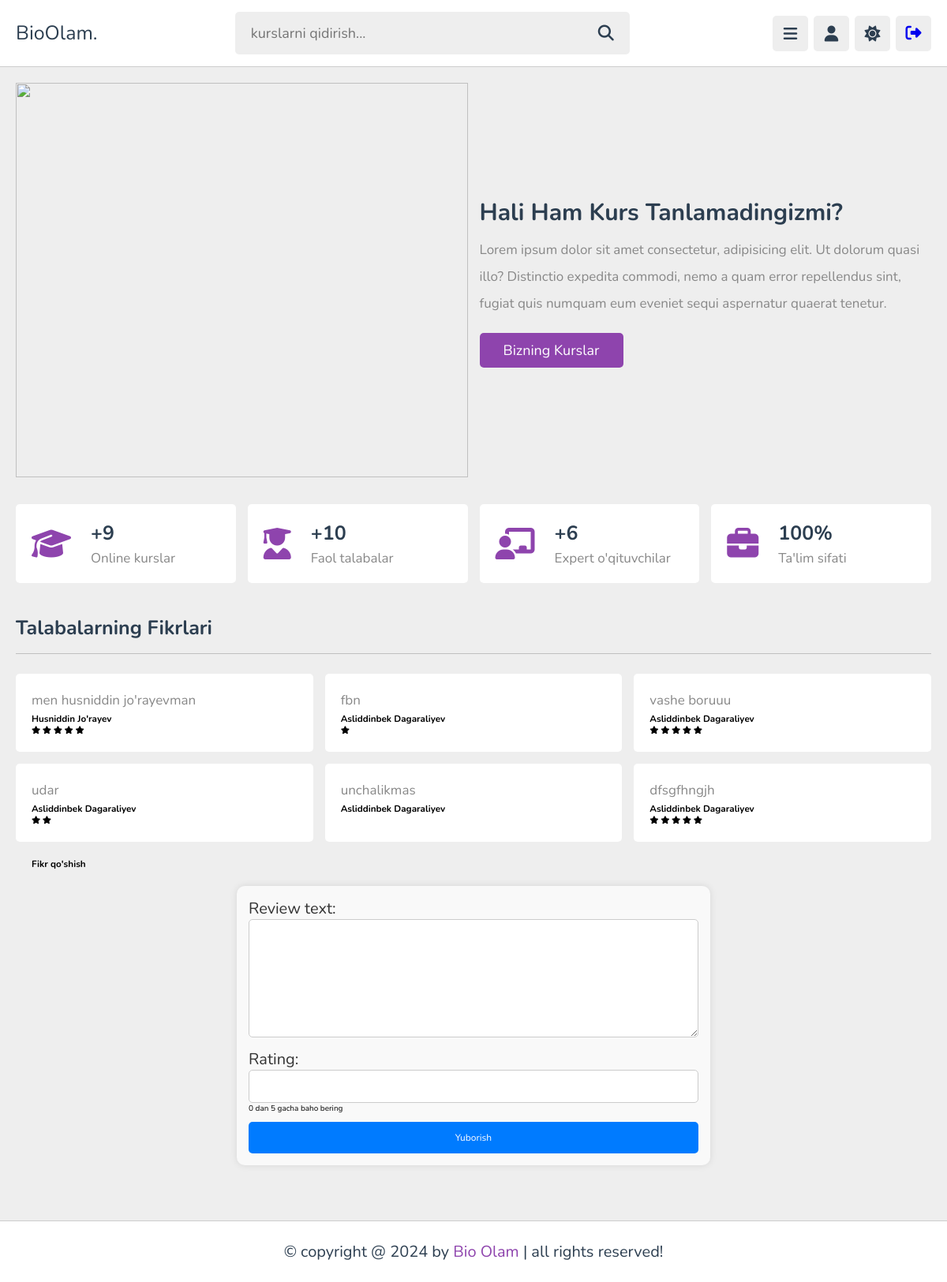
The page /about/ (signed in) on the database its author committed.
### users/models.py (models this page shows, shortened)
class Review(models.Model):
    user = models.ForeignKey(User, on_delete=models.CASCADE, related_name='reviews')
    review_text = models.TextField()
    rating = models.PositiveSmallIntegerField(
        help_text="0 dan 5 gacha baho bering"
    )
    created_at = models.DateTimeField(auto_now_add=True)

### pages/views.py (the view)
# urls.py: path('about/', about_page, name='about_page'),
def about_page(request):
    subcategory_count = Subcategory.objects.count()
    users_count = User.objects.count()
    teachers_count = Teachers.objects.count()
    reviews = Review.objects.all().order_by('-created_at')[:6]
    if request.method == 'POST':
        if request.user.is_authenticated:  # Foydalanuvchining login qilganligini tekshiramiz
            form = ReviewForm(request.POST)
            if form.is_valid():
                review = form.save(commit=False)
                review.user = request.user
                review.save()
                messages.success(request, "Sharhingiz muvaffaqiyatli qo'shildi!")
                return redirect('about_page')
        else:
            messages.error(request, "Sharh qoldirish uchun avval saytga kirishingiz kerak.")
            return redirect('login')  # Foydalanuvchini login sahifasiga yo'naltiramiz
    else:
        form = ReviewForm()
    star_range = range(1, 6)
    context = {
        'subcategory_count': subcategory_count,
        'users_count': users_count,
        'teachers_count': teachers_count,
        'reviews': reviews,
        'form': form,
        'star_range': star_range,  # Bu ro'yxatni templatega uzatamiz
    }
    return render(request, 'side_bar/about.html', context)

### users/forms.py
class ReviewForm(forms.ModelForm):
    class Meta:
        model = Review
        fields = ['review_text', 'rating']

### users/context_processor.py (called while the page is built)
def get_user(request):
    user = request.user
    context = {
        'user': user,
    }
    return context

### templates/side_bar/about.html (shortened to what this page needs)
{% extends "base.html" %}
{% load static %}
{% block head %}
    <link rel="stylesheet" href="{% static 'css/about_form.css' %}">
{% endblock head %}
{% block content %}
<section class="about">
    <div class="row">
       <div class="image">
          <img src="{% static 'images/about-img.svg' %}" alt="">
       </div>
       <div class="content">
          <h3>Hali ham kurs tanlamadingizmi?</h3>
          <p>Lorem ipsum dolor sit amet consectetur, adipisicing elit. Ut dolorum quasi illo? Distinctio expedita commodi, nemo a quam error repellendus sint, fugiat quis numquam eum eveniet sequi aspernatur quaerat tenetur.</p>
          <a href="{% url "courses_view" %}" class="inline-btn">Bizning kurslar</a>
       </div>
    </div>
    <div class="box-container">
       <div class="box">
          <i class="fas fa-graduation-cap"></i>
          <div>
             <h3>+{{ subcategory_count }}</h3>
             <p>Online kurslar</p>
          </div>
       </div>
       <div class="box">
          <i class="fas fa-user-graduate"></i>
          <div>
             <h3>+{{ users_count }}</h3>
             <p>Faol talabalar</p>
          </div>
       </div>
       <div class="box">
          <i class="fas fa-chalkboard-user"></i>
          <div>
             <h3>+{{ teachers_count }}</h3>
             <p>Expert o'qituvchilar</p>
          </div>
       </div>
       <div class="box">
          <i class="fas fa-briefcase"></i>
          <div>
             <h3>100%</h3>
             <p>Ta'lim sifati</p>
          </div>
       </div>
    </div>
 </section>
 <section class="reviews">
    <h1 class="heading">Talabalarning fikrlari</h1>
    <div class="box-container">
      {% for review in reviews %}
         <div class="box">
            <p>{{ review.review_text }}</p>
            <div class="{{ review.user.profile.job }}">
                  <div>
                     <h3>{{ review.user.first_name }} {{ review.user.last_name }}</h3>
                     <div class="stars">
                        {% for i in star_range %}
                              {% if i <= review.rating %}
                                 <i class="fas fa-star"></i>
                              {% else %}
                                 <i class="fas fa-star-o"></i>
                              {% endif %}
                        {% endfor %}
                     </div>
                  </div>
            </div>
         </div>
      {% endfor %}
    </div>
    <section class="add-review">
      <h1>Fikr qo'shish</h1>
      <form method="POST" class="review-form">
         {{ form.as_p }}
         <button type="submit" class="submit-btn">Yuborish</button>
      </form>
   </section>
 </section>
{% endblock content %}

### static/css/style.css (style rules this page uses)
:root { --main-color:#8e44ad; --red:#e74c3c; --orange:#f39c12; --light-color:#888; --light-bg:#eee; --black:#2c3e50; --white:#fff; --border:.1rem solid rgba(0,0,0,.2); }
* { font-family: 'Nunito', sans-serif; margin:0; padding:0; box-sizing: border-box; outline: none; border:none; text-decoration: none; }
html { font-size: 62.5%; overflow-x: hidden; }
body { background-color: var(--light-bg); padding-left: 30rem; }
section { padding:2rem; margin: 0 auto; max-width: 1200px; }
.heading { font-size: 2.5rem; color:var(--black); margin-bottom: 2.5rem; border-bottom: var(--border); padding-bottom: 1.5rem; text-transform: capitalize; }
.inline-btn, .inline-option-btn, .inline-delete-btn, .btn, .delete-btn, .option-btn { border-radius: .5rem; color:#fff; font-size: 1.8rem; cursor: pointer; text-transform: capitalize; padding:1rem 3rem; text-align: center; margin-top: 1rem; }
.inline-btn, .inline-option-btn, .inline-delete-btn { display: inline-block; }
.btn, .inline-btn { background-color: var(--main-color); }
.about .row { display: flex; align-items: center; flex-wrap: wrap; gap:1.5rem; }
.about .row .image { flex: 1 1 40rem; }
.about .row .image img { width: 100%; height: 50rem; }
.about .row .content { flex: 1 1 40rem; }
.about .row .content p { font-size: 1.7rem; line-height: 2; color: var(--light-color); padding: 1rem 0; }
.about .row .content h3 { font-size: 3rem; color:var(--black); text-transform: capitalize; }
.about .box-container { display: grid; grid-template-columns: repeat(auto-fit, minmax(27rem, 1fr)); gap:1.5rem; justify-content: center; align-items: flex-start; margin-top: 3rem; }
.about .box-container .box { border-radius: .5rem; background-color: var(--white); padding: 2rem; display: flex; align-items: center; gap: 2.5rem; }
.about .box-container .box i { font-size: 4rem; color: var(--main-color); }
.about .box-container .box h3 { font-size: 2.5rem; color: var(--black); margin-bottom: .3rem; }
.about .box-container .box p { font-size: 1.7rem; color:var(--light-color); }
.reviews .box-container { display: grid; grid-template-columns: repeat(auto-fit, minmax(30rem, 1fr)); gap:1.5rem; justify-content: center; align-items: flex-start; }
.reviews .box-container .box { border-radius: .5rem; background-color: var(--white); padding: 2rem; }
.reviews .box-container .box p { line-height: 1.7; font-size: 1.7rem; color: var(--light-color); }
@media (max-width:1200px) { body { padding-left: 0; } }

### static/css/about_form.css (style rules this page uses)
.review-form { display: flex; flex-direction: column; gap: 1rem; width: 100%; max-width: 600px; margin: 2rem auto; padding: 1.5rem; background-color: #f9f9f9; border-radius: 10px; box-shadow: 0 0 10px rgba(0, 0, 0, 0.1); }
.review-form input, .review-form textarea, .review-form select { width: 100%; padding: 12px; font-size: 1.2rem; border: 1px solid #ccc; border-radius: 5px; background-color: #fff; transition: border-color 0.3s; }
.review-form label { font-size: 2rem; color: #333; margin-bottom: 0.5rem; }
.review-form textarea { height: 150px; resize: vertical; }
.submit-btn { padding: 12px 20px; font-size: 1.2rem; background-color: #007bff; color: #fff; border: none; border-radius: 5px; cursor: pointer; transition: background-color 0.3s; }

### rows shown on the page
Review: review_text "men husniddin jo'rayevman", user.first_name "Husniddin", user.last_name "Jo'rayev", rating 5 (drawn)
Review: review_text "fbn", user.first_name "Asliddinbek", user.last_name "Dagaraliyev", rating 1 (drawn)
Review: review_text "vashe boruuu", user.first_name "Asliddinbek", user.last_name "Dagaraliyev", rating 5 (drawn)
Review: review_text "udar", user.first_name "Asliddinbek", user.last_name "Dagaraliyev", rating 2 (drawn)
Review: review_text "unchalikmas", user.first_name "Asliddinbek", user.last_name "Dagaraliyev"
Review: review_text "dfsgfhngjh", user.first_name "Asliddinbek", user.last_name "Dagaraliyev", rating 5 (drawn)

### other values the page prints
{{ subcategory_count }} "9"
{{ users_count }} "10"
{{ teachers_count }} "6"
